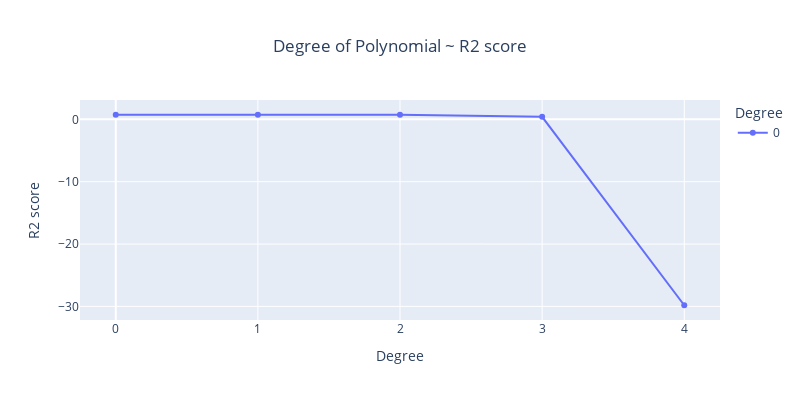

The notebook cell this image was saved under:
### Code cell
fig = ex.line(pd.Series(r2_score_test), title='Degree of Polynomial ~ R2 score', width=800, height=400, markers=True)
fig.update_layout(
    xaxis_title="Degree",
    yaxis_title="R2 score",
    legend_title="Degree",
    title={
        'y':0.9,
        'x':0.5,
        'xanchor': 'center',
        'yanchor': 'top'}
)
fig.show()

### Figure 1 — Plotly figure (JSON) as saved in the notebook; plotly's stock layout.template omitted (floating-point values rounded to 4 significant figures)
{"data": [{"hovertemplate": "variable=0<br>index=%{x}<br>value=%{y}<extra></extra>", "legendgroup": "0", "line": {"color": "#636efa", "dash": "solid"}, "marker": {"symbol": "circle"}, "mode": "lines+markers", "name": "0", "orientation": "v", "showlegend": true, "type": "scatter", "x": [0, 1, 2, 3, 4], "xaxis": "x", "y": [0.7326, 0.7406, 0.7406, 0.4044, -29.82], "yaxis": "y"}], "layout": {"height": 400, "legend": {"title": {"text": "Degree"}, "tracegroupgap": 0}, "title": {"text": "Degree of Polynomial ~ R2 score", "x": 0.5, "xanchor": "center", "y": 0.9, "yanchor": "top"}, "width": 800, "xaxis": {"anchor": "y", "autorange": false, "domain": [0, 1], "range": [-0.2515, 4.252], "title": {"text": "Degree"}, "type": "linear"}, "yaxis": {"anchor": "x", "autorange": false, "domain": [0, 1], "range": [-32.18, 3.107], "title": {"text": "R2 score"}, "type": "linear"}}}
